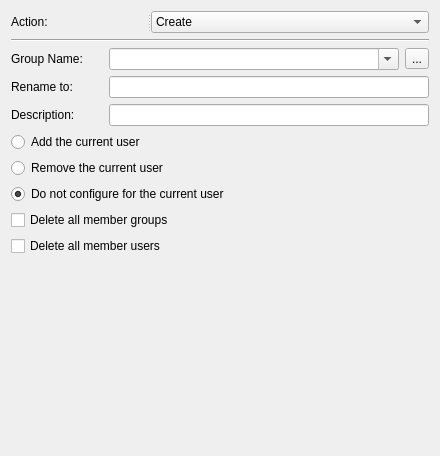
<?xml version="1.0" encoding="UTF-8"?>
<ui version="4.0">
 <class>LocalGroupWidget</class>
 <widget class="QWidget" name="LocalGroupWidget">
  <property name="geometry">
   <rect>
    <x>0</x>
    <y>0</y>
    <width>436</width>
    <height>456</height>
   </rect>
  </property>
  <property name="windowTitle">
   <string>Form</string>
  </property>
  <layout class="QGridLayout" name="gridLayout_2">
   <item row="3" column="0" colspan="3">
    <widget class="QFrame" name="parametersFrame">
     <property name="frameShape">
      <enum>QFrame::NoFrame</enum>
     </property>
     <property name="frameShadow">
      <enum>QFrame::Raised</enum>
     </property>
     <layout class="QGridLayout" name="gridLayout">
      <property name="leftMargin">
       <number>0</number>
      </property>
      <property name="topMargin">
       <number>0</number>
      </property>
      <property name="rightMargin">
       <number>0</number>
      </property>
      <property name="bottomMargin">
       <number>0</number>
      </property>
      <item row="0" column="0">
       <widget class="QLabel" name="renameLabel">
        <property name="sizePolicy">
         <sizepolicy hsizetype="Fixed" vsizetype="Preferred">
          <horstretch>0</horstretch>
          <verstretch>0</verstretch>
         </sizepolicy>
        </property>
        <property name="minimumSize">
         <size>
          <width>92</width>
          <height>0</height>
         </size>
        </property>
        <property name="font">
         <font>
          <pointsize>9</pointsize>
         </font>
        </property>
        <property name="text">
         <string>Rename to:</string>
        </property>
        <property name="buddy">
         <cstring>renameLineEdit</cstring>
        </property>
       </widget>
      </item>
      <item row="0" column="1">
       <widget class="QLineEdit" name="renameLineEdit">
        <property name="text">
         <string/>
        </property>
       </widget>
      </item>
      <item row="1" column="0">
       <widget class="QLabel" name="descriptionLabel">
        <property name="sizePolicy">
         <sizepolicy hsizetype="Fixed" vsizetype="Preferred">
          <horstretch>0</horstretch>
          <verstretch>0</verstretch>
         </sizepolicy>
        </property>
        <property name="minimumSize">
         <size>
          <width>92</width>
          <height>0</height>
         </size>
        </property>
        <property name="text">
         <string>Description:</string>
        </property>
        <property name="buddy">
         <cstring>descriptionLineEdit</cstring>
        </property>
       </widget>
      </item>
      <item row="1" column="1">
       <widget class="QLineEdit" name="descriptionLineEdit"/>
      </item>
      <item row="2" column="0" colspan="2">
       <layout class="QGridLayout" name="gridLayout_3">
        <item row="0" column="0">
         <widget class="QRadioButton" name="addUserRadioButton">
          <property name="text">
           <string>Add the current user</string>
          </property>
          <property name="checked">
           <bool>false</bool>
          </property>
         </widget>
        </item>
        <item row="1" column="0">
         <widget class="QRadioButton" name="removeUserRadioButton">
          <property name="text">
           <string>Remove the current user</string>
          </property>
         </widget>
        </item>
        <item row="2" column="0">
         <widget class="QRadioButton" name="doNotUserradioButton">
          <property name="text">
           <string>Do not configure for the current user</string>
          </property>
          <property name="checked">
           <bool>true</bool>
          </property>
         </widget>
        </item>
        <item row="3" column="0">
         <widget class="QCheckBox" name="deleteGroupCheckBox">
          <property name="text">
           <string>Delete all member groups</string>
          </property>
         </widget>
        </item>
        <item row="4" column="0">
         <widget class="QCheckBox" name="deleteUsersCheckBox">
          <property name="text">
           <string>Delete all member users</string>
          </property>
         </widget>
        </item>
       </layout>
      </item>
      <item row="3" column="0" colspan="2">
       <widget class="preferences::GroupMembersWidget" name="membersWidget" native="true">
        <property name="minimumSize">
         <size>
          <width>364</width>
          <height>152</height>
         </size>
        </property>
       </widget>
      </item>
     </layout>
     <zorder>membersWidget</zorder>
     <zorder>renameLabel</zorder>
     <zorder>descriptionLineEdit</zorder>
     <zorder>renameLineEdit</zorder>
     <zorder>descriptionLabel</zorder>
    </widget>
   </item>
   <item row="2" column="2">
    <widget class="QToolButton" name="sourceToolButton">
     <property name="text">
      <string>...</string>
     </property>
    </widget>
   </item>
   <item row="0" column="0" colspan="3">
    <widget class="QSplitter" name="splitter_2">
     <property name="orientation">
      <enum>Qt::Horizontal</enum>
     </property>
     <widget class="QLabel" name="actionLabel">
      <property name="sizePolicy">
       <sizepolicy hsizetype="Preferred" vsizetype="Preferred">
        <horstretch>1</horstretch>
        <verstretch>0</verstretch>
       </sizepolicy>
      </property>
      <property name="text">
       <string>Action:</string>
      </property>
      <property name="buddy">
       <cstring>actionComboBox</cstring>
      </property>
     </widget>
     <widget class="QComboBox" name="actionComboBox">
      <property name="sizePolicy">
       <sizepolicy hsizetype="Preferred" vsizetype="Fixed">
        <horstretch>1</horstretch>
        <verstretch>0</verstretch>
       </sizepolicy>
      </property>
      <property name="currentText">
       <string>Create</string>
      </property>
      <item>
       <property name="text">
        <string>Create</string>
       </property>
      </item>
      <item>
       <property name="text">
        <string>Replace</string>
       </property>
      </item>
      <item>
       <property name="text">
        <string>Update</string>
       </property>
      </item>
      <item>
       <property name="text">
        <string>Delete</string>
       </property>
      </item>
     </widget>
    </widget>
   </item>
   <item row="1" column="0" colspan="3">
    <widget class="Line" name="line">
     <property name="orientation">
      <enum>Qt::Horizontal</enum>
     </property>
    </widget>
   </item>
   <item row="4" column="0" colspan="3">
    <spacer name="verticalSpacer">
     <property name="orientation">
      <enum>Qt::Vertical</enum>
     </property>
     <property name="sizeHint" stdset="0">
      <size>
       <width>0</width>
       <height>0</height>
      </size>
     </property>
    </spacer>
   </item>
   <item row="2" column="1">
    <widget class="QComboBox" name="groupComboBox">
     <property name="editable">
      <bool>true</bool>
     </property>
     <property name="currentIndex">
      <number>0</number>
     </property>
     <property name="maxVisibleItems">
      <number>30</number>
     </property>
     <item>
      <property name="text">
       <string/>
      </property>
     </item>
     <item>
      <property name="text">
       <string>Diaup (built-in)</string>
      </property>
     </item>
     <item>
      <property name="text">
       <string>Network (built-in)</string>
      </property>
     </item>
     <item>
      <property name="text">
       <string>Batch (built-in)</string>
      </property>
     </item>
     <item>
      <property name="text">
       <string>Interactive (built-in)</string>
      </property>
     </item>
     <item>
      <property name="text">
       <string>Service (built-in)</string>
      </property>
     </item>
     <item>
      <property name="text">
       <string>Anonimous (built-in)</string>
      </property>
     </item>
     <item>
      <property name="text">
       <string>Authenticated Users (built-in)</string>
      </property>
     </item>
     <item>
      <property name="text">
       <string>Terminal Server Users (built-in)</string>
      </property>
     </item>
     <item>
      <property name="text">
       <string>Administrators (built-in)</string>
      </property>
     </item>
     <item>
      <property name="text">
       <string>Users (built-in)</string>
      </property>
     </item>
     <item>
      <property name="text">
       <string>Guests (built-in)</string>
      </property>
     </item>
     <item>
      <property name="text">
       <string>Power Users (built-in)</string>
      </property>
     </item>
     <item>
      <property name="text">
       <string>Account operators (built-in)</string>
      </property>
     </item>
     <item>
      <property name="text">
       <string>Sever operators (built-in)</string>
      </property>
     </item>
     <item>
      <property name="text">
       <string>Print operators (built-in)</string>
      </property>
     </item>
     <item>
      <property name="text">
       <string>Backup operators (built-in)</string>
      </property>
     </item>
     <item>
      <property name="text">
       <string>Replicators (built-in)</string>
      </property>
     </item>
     <item>
      <property name="text">
       <string>Pre-Windows 2000 Compatible Access (built-in)</string>
      </property>
     </item>
     <item>
      <property name="text">
       <string>Remote Desctop Users (built-in)</string>
      </property>
     </item>
     <item>
      <property name="text">
       <string>Network Configuration Operators (built-in)</string>
      </property>
     </item>
     <item>
      <property name="text">
       <string>Incoming Foresr Trust Builders (built-in)</string>
      </property>
     </item>
     <item>
      <property name="text">
       <string>Perfomance Monitor Users (built-in)</string>
      </property>
     </item>
     <item>
      <property name="text">
       <string>Perfomance Log Users (built-in)</string>
      </property>
     </item>
     <item>
      <property name="text">
       <string>Windows Authorization Access Droup (built-in)</string>
      </property>
     </item>
     <item>
      <property name="text">
       <string>Terminal Server License Servers (built-in)</string>
      </property>
     </item>
     <item>
      <property name="text">
       <string>Distributed COM Users (built-in)</string>
      </property>
     </item>
     <item>
      <property name="text">
       <string>Cryptographic Operators (built-in)</string>
      </property>
     </item>
     <item>
      <property name="text">
       <string>Event Log Readers (built-in)</string>
      </property>
     </item>
     <item>
      <property name="text">
       <string>Certificate Service DCOM Access (built-in)</string>
      </property>
     </item>
    </widget>
   </item>
   <item row="2" column="0">
    <widget class="QLabel" name="groupNameLabel">
     <property name="sizePolicy">
      <sizepolicy hsizetype="Fixed" vsizetype="Preferred">
       <horstretch>0</horstretch>
       <verstretch>0</verstretch>
      </sizepolicy>
     </property>
     <property name="minimumSize">
      <size>
       <width>92</width>
       <height>0</height>
      </size>
     </property>
     <property name="font">
      <font>
       <pointsize>9</pointsize>
      </font>
     </property>
     <property name="text">
      <string>Group Name:</string>
     </property>
     <property name="margin">
      <number>0</number>
     </property>
     <property name="buddy">
      <cstring>groupComboBox</cstring>
     </property>
    </widget>
   </item>
  </layout>
  <zorder>groupNameLabel</zorder>
  <zorder>sourceToolButton</zorder>
  <zorder>parametersFrame</zorder>
  <zorder>line</zorder>
  <zorder>splitter_2</zorder>
  <zorder>groupComboBox</zorder>
 </widget>
 <customwidgets>
  <customwidget>
   <class>preferences::GroupMembersWidget</class>
   <extends>QWidget</extends>
   <header>local_users_and_groups/groupmemberswidget.h</header>
   <container>1</container>
  </customwidget>
 </customwidgets>
 <tabstops>
  <tabstop>actionComboBox</tabstop>
  <tabstop>groupComboBox</tabstop>
  <tabstop>sourceToolButton</tabstop>
  <tabstop>renameLineEdit</tabstop>
  <tabstop>descriptionLineEdit</tabstop>
  <tabstop>addUserRadioButton</tabstop>
  <tabstop>removeUserRadioButton</tabstop>
  <tabstop>doNotUserradioButton</tabstop>
  <tabstop>deleteGroupCheckBox</tabstop>
  <tabstop>deleteUsersCheckBox</tabstop>
 </tabstops>
 <resources/>
 <connections/>
</ui>
